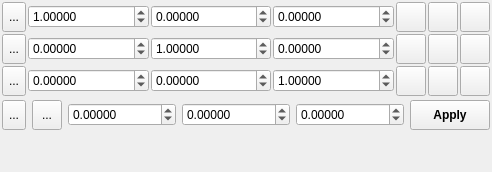
     <widget class="QWidget" name="MatrixTab" >
      <attribute name="title" >
       <string>Matrix Transform</string>
      </attribute>
      <layout class="QVBoxLayout" >
       <property name="margin" >
        <number>2</number>
       </property>
       <property name="spacing" >
        <number>4</number>
       </property>
       <item>
        <layout class="QGridLayout" >
         <property name="margin" >
          <number>0</number>
         </property>
         <property name="spacing" >
          <number>2</number>
         </property>
         <item row="0" column="4" >
          <widget class="QToolButton" name="TransformNormaliseAButton" >
           <property name="minimumSize" >
            <size>
             <width>30</width>
             <height>30</height>
            </size>
           </property>
           <property name="maximumSize" >
            <size>
             <width>30</width>
             <height>30</height>
            </size>
           </property>
           <property name="toolTip" >
            <string>Normalise vector</string>
           </property>
           <property name="text" >
            <string/>
           </property>
           <property name="icon" >
            <iconset resource="icons.qrc" >:/transform/icons/transform_normalise.svg</iconset>
           </property>
           <property name="iconSize" >
            <size>
             <width>24</width>
             <height>24</height>
            </size>
           </property>
          </widget>
         </item>
         <item row="0" column="0" >
          <widget class="QToolButton" name="TransformDefineAButton" >
           <property name="maximumSize" >
            <size>
             <width>30</width>
             <height>30</height>
            </size>
           </property>
           <property name="toolTip" >
            <string>Choose two atoms to define the X axis</string>
           </property>
           <property name="text" >
            <string>...</string>
           </property>
           <property name="icon" >
            <iconset resource="icons.qrc" >:/basic/icons/basic_pick.svg</iconset>
           </property>
           <property name="iconSize" >
            <size>
             <width>24</width>
             <height>24</height>
            </size>
           </property>
           <property name="checkable" >
            <bool>true</bool>
           </property>
          </widget>
         </item>
         <item row="1" column="3" >
          <widget class="QDoubleSpinBox" name="TransformMatrixBZSpin" >
           <property name="sizePolicy" >
            <sizepolicy>
             <hsizetype>7</hsizetype>
             <vsizetype>0</vsizetype>
             <horstretch>0</horstretch>
             <verstretch>0</verstretch>
            </sizepolicy>
           </property>
           <property name="decimals" >
            <number>5</number>
           </property>
           <property name="maximum" >
            <double>10.000000000000000</double>
           </property>
           <property name="minimum" >
            <double>-10.000000000000000</double>
           </property>
           <property name="singleStep" >
            <double>0.100000000000000</double>
           </property>
          </widget>
         </item>
         <item row="0" column="3" >
          <widget class="QDoubleSpinBox" name="TransformMatrixAZSpin" >
           <property name="sizePolicy" >
            <sizepolicy>
             <hsizetype>7</hsizetype>
             <vsizetype>0</vsizetype>
             <horstretch>0</horstretch>
             <verstretch>0</verstretch>
            </sizepolicy>
           </property>
           <property name="decimals" >
            <number>5</number>
           </property>
           <property name="maximum" >
            <double>10.000000000000000</double>
           </property>
           <property name="minimum" >
            <double>-10.000000000000000</double>
           </property>
           <property name="singleStep" >
            <double>0.100000000000000</double>
           </property>
          </widget>
         </item>
         <item row="2" column="1" >
          <widget class="QDoubleSpinBox" name="TransformMatrixCXSpin" >
           <property name="enabled" >
            <bool>true</bool>
           </property>
           <property name="sizePolicy" >
            <sizepolicy>
             <hsizetype>7</hsizetype>
             <vsizetype>0</vsizetype>
             <horstretch>0</horstretch>
             <verstretch>0</verstretch>
            </sizepolicy>
           </property>
           <property name="decimals" >
            <number>5</number>
           </property>
           <property name="maximum" >
            <double>10.000000000000000</double>
           </property>
           <property name="minimum" >
            <double>-10.000000000000000</double>
           </property>
           <property name="singleStep" >
            <double>0.100000000000000</double>
           </property>
          </widget>
         </item>
         <item row="2" column="2" >
          <widget class="QDoubleSpinBox" name="TransformMatrixCYSpin" >
           <property name="enabled" >
            <bool>true</bool>
           </property>
           <property name="sizePolicy" >
            <sizepolicy>
             <hsizetype>7</hsizetype>
             <vsizetype>0</vsizetype>
             <horstretch>0</horstretch>
             <verstretch>0</verstretch>
            </sizepolicy>
           </property>
           <property name="decimals" >
            <number>5</number>
           </property>
           <property name="maximum" >
            <double>10.000000000000000</double>
           </property>
           <property name="minimum" >
            <double>-10.000000000000000</double>
           </property>
           <property name="singleStep" >
            <double>0.100000000000000</double>
           </property>
          </widget>
         </item>
         <item row="1" column="2" >
          <widget class="QDoubleSpinBox" name="TransformMatrixBYSpin" >
           <property name="sizePolicy" >
            <sizepolicy>
             <hsizetype>7</hsizetype>
             <vsizetype>0</vsizetype>
             <horstretch>0</horstretch>
             <verstretch>0</verstretch>
            </sizepolicy>
           </property>
           <property name="decimals" >
            <number>5</number>
           </property>
           <property name="maximum" >
            <double>10.000000000000000</double>
           </property>
           <property name="minimum" >
            <double>-10.000000000000000</double>
           </property>
           <property name="singleStep" >
            <double>0.100000000000000</double>
           </property>
           <property name="value" >
            <double>1.000000000000000</double>
           </property>
          </widget>
         </item>
         <item row="2" column="3" >
          <widget class="QDoubleSpinBox" name="TransformMatrixCZSpin" >
           <property name="enabled" >
            <bool>true</bool>
           </property>
           <property name="sizePolicy" >
            <sizepolicy>
             <hsizetype>7</hsizetype>
             <vsizetype>0</vsizetype>
             <horstretch>0</horstretch>
             <verstretch>0</verstretch>
            </sizepolicy>
           </property>
           <property name="decimals" >
            <number>5</number>
           </property>
           <property name="maximum" >
            <double>10.000000000000000</double>
           </property>
           <property name="minimum" >
            <double>-10.000000000000000</double>
           </property>
           <property name="singleStep" >
            <double>0.100000000000000</double>
           </property>
           <property name="value" >
            <double>1.000000000000000</double>
           </property>
          </widget>
         </item>
         <item row="0" column="1" >
          <widget class="QDoubleSpinBox" name="TransformMatrixAXSpin" >
           <property name="sizePolicy" >
            <sizepolicy>
             <hsizetype>7</hsizetype>
             <vsizetype>0</vsizetype>
             <horstretch>0</horstretch>
             <verstretch>0</verstretch>
            </sizepolicy>
           </property>
           <property name="decimals" >
            <number>5</number>
           </property>
           <property name="maximum" >
            <double>10.000000000000000</double>
           </property>
           <property name="minimum" >
            <double>-10.000000000000000</double>
           </property>
           <property name="singleStep" >
            <double>0.100000000000000</double>
           </property>
           <property name="value" >
            <double>1.000000000000000</double>
           </property>
          </widget>
         </item>
         <item row="0" column="2" >
          <widget class="QDoubleSpinBox" name="TransformMatrixAYSpin" >
           <property name="sizePolicy" >
            <sizepolicy>
             <hsizetype>7</hsizetype>
             <vsizetype>0</vsizetype>
             <horstretch>0</horstretch>
             <verstretch>0</verstretch>
            </sizepolicy>
           </property>
           <property name="decimals" >
            <number>5</number>
           </property>
           <property name="maximum" >
            <double>10.000000000000000</double>
           </property>
           <property name="minimum" >
            <double>-10.000000000000000</double>
           </property>
           <property name="singleStep" >
            <double>0.100000000000000</double>
           </property>
          </widget>
         </item>
         <item row="2" column="0" >
          <widget class="QToolButton" name="TransformDefineCButton" >
           <property name="enabled" >
            <bool>true</bool>
           </property>
           <property name="maximumSize" >
            <size>
             <width>30</width>
             <height>30</height>
            </size>
           </property>
           <property name="toolTip" >
            <string>Choose two atoms to define the Z axis</string>
           </property>
           <property name="text" >
            <string>...</string>
           </property>
           <property name="icon" >
            <iconset resource="icons.qrc" >:/basic/icons/basic_pick.svg</iconset>
           </property>
           <property name="iconSize" >
            <size>
             <width>24</width>
             <height>24</height>
            </size>
           </property>
           <property name="checkable" >
            <bool>true</bool>
           </property>
          </widget>
         </item>
         <item row="0" column="5" >
          <widget class="QToolButton" name="TransformOrthogonaliseAButton" >
           <property name="minimumSize" >
            <size>
             <width>30</width>
             <height>30</height>
            </size>
           </property>
           <property name="maximumSize" >
            <size>
             <width>30</width>
             <height>30</height>
            </size>
           </property>
           <property name="toolTip" >
            <string>Orthogonalise vector w.r.t. Y-axis</string>
           </property>
           <property name="text" >
            <string/>
           </property>
           <property name="icon" >
            <iconset resource="icons.qrc" >:/transform/icons/transform_orthogonalise.svg</iconset>
           </property>
           <property name="iconSize" >
            <size>
             <width>24</width>
             <height>24</height>
            </size>
           </property>
          </widget>
         </item>
         <item row="1" column="1" >
          <widget class="QDoubleSpinBox" name="TransformMatrixBXSpin" >
           <property name="sizePolicy" >
            <sizepolicy>
             <hsizetype>7</hsizetype>
             <vsizetype>0</vsizetype>
             <horstretch>0</horstretch>
             <verstretch>0</verstretch>
            </sizepolicy>
           </property>
           <property name="decimals" >
            <number>5</number>
           </property>
           <property name="maximum" >
            <double>10.000000000000000</double>
           </property>
           <property name="minimum" >
            <double>-10.000000000000000</double>
           </property>
           <property name="singleStep" >
            <double>0.100000000000000</double>
           </property>
          </widget>
         </item>
         <item row="1" column="0" >
          <widget class="QToolButton" name="TransformDefineBButton" >
           <property name="maximumSize" >
            <size>
             <width>30</width>
             <height>30</height>
            </size>
           </property>
           <property name="toolTip" >
            <string>Choose two atoms to define the Y axis</string>
           </property>
           <property name="text" >
            <string>...</string>
           </property>
           <property name="icon" >
            <iconset resource="icons.qrc" >:/basic/icons/basic_pick.svg</iconset>
           </property>
           <property name="iconSize" >
            <size>
             <width>24</width>
             <height>24</height>
            </size>
           </property>
           <property name="checkable" >
            <bool>true</bool>
           </property>
          </widget>
         </item>
         <item row="0" column="6" >
          <widget class="QToolButton" name="TransformGenerateAButton" >
           <property name="minimumSize" >
            <size>
             <width>30</width>
             <height>30</height>
            </size>
           </property>
           <property name="maximumSize" >
            <size>
             <width>30</width>
             <height>30</height>
            </size>
           </property>
           <property name="toolTip" >
            <string>Generate axis from cross product of other axes</string>
           </property>
           <property name="text" >
            <string/>
           </property>
           <property name="icon" >
            <iconset resource="icons.qrc" >:/transform/icons/transform_generatexp.svg</iconset>
           </property>
           <property name="iconSize" >
            <size>
             <width>24</width>
             <height>24</height>
            </size>
           </property>
          </widget>
         </item>
         <item row="1" column="4" >
          <widget class="QToolButton" name="TransformNormaliseBButton" >
           <property name="minimumSize" >
            <size>
             <width>30</width>
             <height>30</height>
            </size>
           </property>
           <property name="maximumSize" >
            <size>
             <width>30</width>
             <height>30</height>
            </size>
           </property>
           <property name="toolTip" >
            <string>Normalise vector</string>
           </property>
           <property name="text" >
            <string/>
           </property>
           <property name="icon" >
            <iconset resource="icons.qrc" >:/transform/icons/transform_normalise.svg</iconset>
           </property>
           <property name="iconSize" >
            <size>
             <width>24</width>
             <height>24</height>
            </size>
           </property>
          </widget>
         </item>
         <item row="2" column="4" >
          <widget class="QToolButton" name="TransformNormaliseCButton" >
           <property name="minimumSize" >
            <size>
             <width>30</width>
             <height>30</height>
            </size>
           </property>
           <property name="maximumSize" >
            <size>
             <width>30</width>
             <height>30</height>
            </size>
           </property>
           <property name="toolTip" >
            <string>Normalise vector</string>
           </property>
           <property name="text" >
            <string/>
           </property>
           <property name="icon" >
            <iconset resource="icons.qrc" >:/transform/icons/transform_normalise.svg</iconset>
           </property>
           <property name="iconSize" >
            <size>
             <width>24</width>
             <height>24</height>
            </size>
           </property>
          </widget>
         </item>
         <item row="1" column="5" >
          <widget class="QToolButton" name="TransformOrthogonaliseBButton" >
           <property name="minimumSize" >
            <size>
             <width>30</width>
             <height>30</height>
            </size>
           </property>
           <property name="maximumSize" >
            <size>
             <width>30</width>
             <height>30</height>
            </size>
           </property>
           <property name="toolTip" >
            <string>Orthogonalise vector w.r.t. X-axis</string>
           </property>
           <property name="text" >
            <string/>
           </property>
           <property name="icon" >
            <iconset resource="icons.qrc" >:/transform/icons/transform_orthogonalise.svg</iconset>
           </property>
           <property name="iconSize" >
            <size>
             <width>24</width>
             <height>24</height>
            </size>
           </property>
          </widget>
         </item>
         <item row="2" column="5" >
          <widget class="QToolButton" name="TransformOrthogonaliseCButton" >
           <property name="minimumSize" >
            <size>
             <width>30</width>
             <height>30</height>
            </size>
           </property>
           <property name="maximumSize" >
            <size>
             <width>30</width>
             <height>30</height>
            </size>
           </property>
           <property name="toolTip" >
            <string>Orthogonalise vector w.r.t. X-axis</string>
           </property>
           <property name="text" >
            <string/>
           </property>
           <property name="icon" >
            <iconset resource="icons.qrc" >:/transform/icons/transform_orthogonalise.svg</iconset>
           </property>
           <property name="iconSize" >
            <size>
             <width>24</width>
             <height>24</height>
            </size>
           </property>
          </widget>
         </item>
         <item row="1" column="6" >
          <widget class="QToolButton" name="TransformGenerateBButton" >
           <property name="minimumSize" >
            <size>
             <width>30</width>
             <height>30</height>
            </size>
           </property>
           <property name="maximumSize" >
            <size>
             <width>30</width>
             <height>30</height>
            </size>
           </property>
           <property name="toolTip" >
            <string>Generate axis from cross product of other axes</string>
           </property>
           <property name="text" >
            <string/>
           </property>
           <property name="icon" >
            <iconset resource="icons.qrc" >:/transform/icons/transform_generatexp.svg</iconset>
           </property>
           <property name="iconSize" >
            <size>
             <width>24</width>
             <height>24</height>
            </size>
           </property>
          </widget>
         </item>
         <item row="2" column="6" >
          <widget class="QToolButton" name="TransformGenerateCButton" >
           <property name="minimumSize" >
            <size>
             <width>30</width>
             <height>30</height>
            </size>
           </property>
           <property name="maximumSize" >
            <size>
             <width>30</width>
             <height>30</height>
            </size>
           </property>
           <property name="toolTip" >
            <string>Generate axis from cross product of other axes</string>
           </property>
           <property name="text" >
            <string/>
           </property>
           <property name="icon" >
            <iconset resource="icons.qrc" >:/transform/icons/transform_generatexp.svg</iconset>
           </property>
           <property name="iconSize" >
            <size>
             <width>24</width>
             <height>24</height>
            </size>
           </property>
          </widget>
         </item>
        </layout>
       </item>
       <item>
        <layout class="QHBoxLayout" >
         <property name="margin" >
          <number>0</number>
         </property>
         <property name="spacing" >
          <number>6</number>
         </property>
         <item>
          <layout class="QHBoxLayout" >
           <property name="margin" >
            <number>0</number>
           </property>
           <property name="spacing" >
            <number>6</number>
           </property>
           <item>
            <widget class="QToolButton" name="TransformDefineOriginButton" >
             <property name="maximumSize" >
              <size>
               <width>30</width>
               <height>30</height>
              </size>
             </property>
             <property name="toolTip" >
              <string>Define origin from current selection</string>
             </property>
             <property name="text" >
              <string>...</string>
             </property>
             <property name="icon" >
              <iconset resource="icons.qrc" >:/basic/icons/basic_define.svg</iconset>
             </property>
             <property name="iconSize" >
              <size>
               <width>24</width>
               <height>24</height>
              </size>
             </property>
            </widget>
           </item>
           <item>
            <widget class="QToolButton" name="TransformOriginCellCentreButton" >
             <property name="minimumSize" >
              <size>
               <width>30</width>
               <height>30</height>
              </size>
             </property>
             <property name="maximumSize" >
              <size>
               <width>30</width>
               <height>30</height>
              </size>
             </property>
             <property name="toolTip" >
              <string>Define origin from cell centre</string>
             </property>
             <property name="text" >
              <string>...</string>
             </property>
             <property name="icon" >
              <iconset resource="icons.qrc" >:/stackicons/icons/stack_celldefine.svg</iconset>
             </property>
             <property name="iconSize" >
              <size>
               <width>24</width>
               <height>24</height>
              </size>
             </property>
            </widget>
           </item>
           <item>
            <widget class="QDoubleSpinBox" name="TransformOriginXSpin" >
             <property name="sizePolicy" >
              <sizepolicy>
               <hsizetype>7</hsizetype>
               <vsizetype>0</vsizetype>
               <horstretch>0</horstretch>
               <verstretch>0</verstretch>
              </sizepolicy>
             </property>
             <property name="decimals" >
              <number>5</number>
             </property>
             <property name="maximum" >
              <double>1000000.000000000000000</double>
             </property>
             <property name="minimum" >
              <double>-1000000.000000000000000</double>
             </property>
            </widget>
           </item>
           <item>
            <widget class="QDoubleSpinBox" name="TransformOriginYSpin" >
             <property name="sizePolicy" >
              <sizepolicy>
               <hsizetype>7</hsizetype>
               <vsizetype>0</vsizetype>
               <horstretch>0</horstretch>
               <verstretch>0</verstretch>
              </sizepolicy>
             </property>
             <property name="decimals" >
              <number>5</number>
             </property>
             <property name="maximum" >
              <double>1000000.000000000000000</double>
             </property>
             <property name="minimum" >
              <double>-1000000.000000000000000</double>
             </property>
            </widget>
           </item>
           <item>
            <widget class="QDoubleSpinBox" name="TransformOriginZSpin" >
             <property name="sizePolicy" >
              <sizepolicy>
               <hsizetype>7</hsizetype>
               <vsizetype>0</vsizetype>
               <horstretch>0</horstretch>
               <verstretch>0</verstretch>
              </sizepolicy>
             </property>
             <property name="decimals" >
              <number>5</number>
             </property>
             <property name="maximum" >
              <double>1000000.000000000000000</double>
             </property>
             <property name="minimum" >
              <double>-1000000.000000000000000</double>
             </property>
            </widget>
           </item>
          </layout>
         </item>
         <item>
          <widget class="QPushButton" name="TransformApplyButton" >
           <property name="maximumSize" >
            <size>
             <width>16777215</width>
             <height>30</height>
            </size>
           </property>
           <property name="font" >
            <font>
             <weight>75</weight>
             <bold>true</bold>
            </font>
           </property>
           <property name="toolTip" >
            <string>Apply the current matrix to the current atom selection, relative to the defined origin</string>
           </property>
           <property name="text" >
            <string>Apply</string>
           </property>
          </widget>
         </item>
        </layout>
       </item>
       <item>
        <spacer>
         <property name="orientation" >
          <enum>Qt::Vertical</enum>
         </property>
         <property name="sizeHint" >
          <size>
           <width>20</width>
           <height>40</height>
          </size>
         </property>
        </spacer>
       </item>
      </layout>
     </widget>
